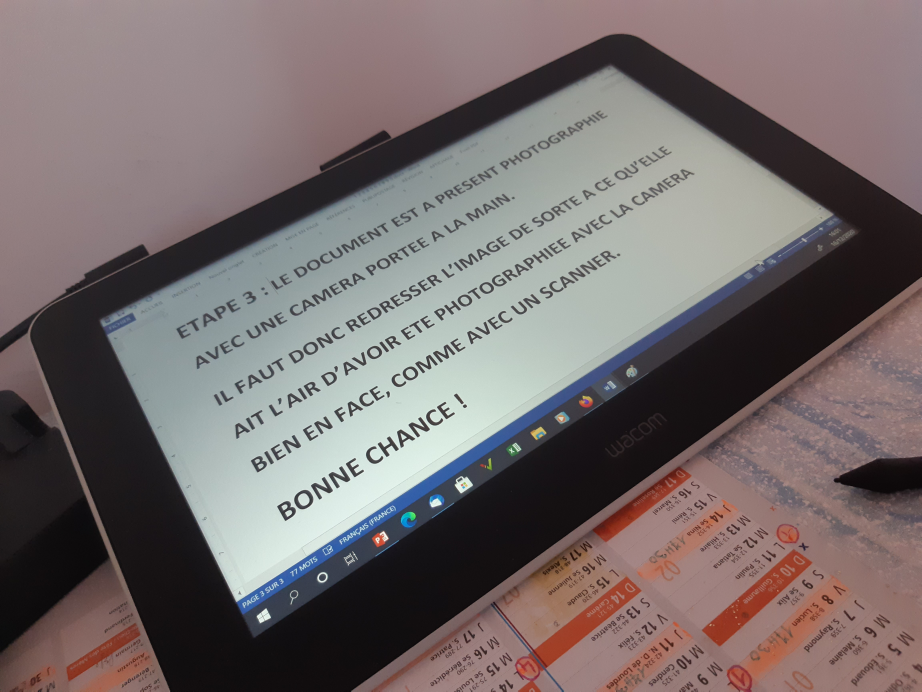
#> input picture image4.jpg, 4608 x 3456 px (shown at 1/5 size)
$ jupyter execute --allow-errors Sujet2_imagerie_numerique_Triaa_Euvrard.ipynb   (shell and % lines are left out)
#> lines starting #> are read from the running program, lines starting #| are printed output that depends on the picture; after the words box and inside, x2 and y2 are one past the last pixel; in counts of white or black regions, pixels touching at a corner belong together
**On importe les packages et on lit l'image dont on veut extraire le texte**

[cell 1]
import numpy as np
import cv2
from matplotlib import pyplot as plt
from mpl_toolkits.axes_grid1 import ImageGrid
import math
import imutils

image = cv2.imread('image4.jpg')
#> image is the input picture: shape (3456, 4608, 3); mean B, G, R 108.5, 108.7, 118.3
plt.imshow(image)

**On extrait les contours de la zone contenant le texte**

[cell 2]
# load the query image, compute the ratio of the old height
# to the new height, clone it, and resize it
ratio = image.shape[0] / 300.0
#> ratio = 11.52
orig = image.copy()
image = imutils.resize(image,height=400)
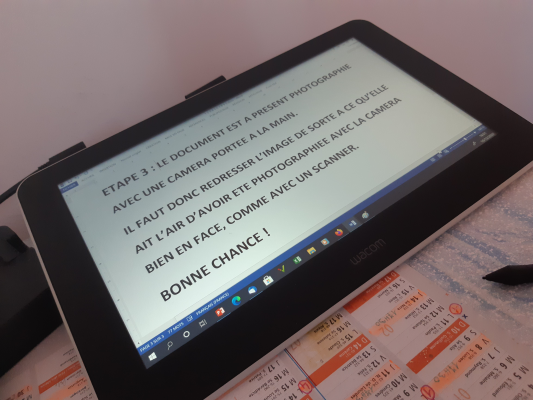
#> image: shape (400, 533, 3); mean B, G, R 108.5, 108.7, 118.3
# convert the image to grayscale, blur it, and find edges
# in the image
gray = cv2.cvtColor(image, cv2.COLOR_BGR2GRAY)
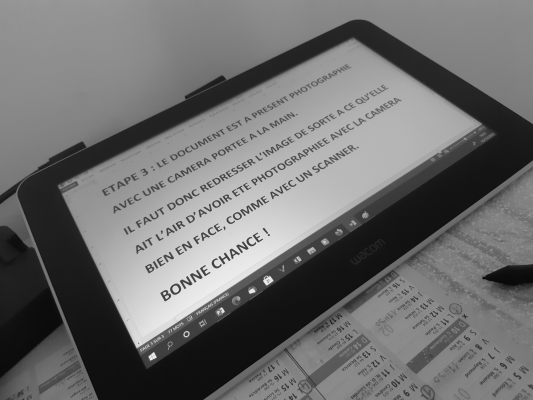
#> gray: shape (400, 533); min 10, max 241, mean 111.5
gray = cv2.bilateralFilter(gray, 11, 17, 17)
edged = cv2.Canny(gray, 30, 200)
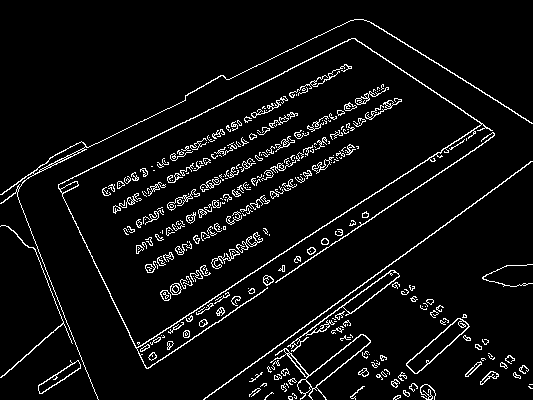
#> edged: shape (400, 533); 5.6% white in thin lines or dots

[cell 3]
# find contours in the edged image, keep only the largest
# ones, and initialize our screen contour
cnts = cv2.findContours(edged.copy(), cv2.RETR_TREE, cv2.CHAIN_APPROX_SIMPLE)
#> cnts = 600 contours, 465 with area under 20; largest, box (x1, y1, x2, y2) and area: (58, 38, 493, 369) 59694, (58, 38, 482, 348) 58970, (270, 334, 371, 400) 1252, (406, 318, 470, 374) 1042, (406, 318, 469, 374) 922
cnts = imutils.grab_contours(cnts)
cnts = sorted(cnts, key = cv2.contourArea, reverse = True)[:10]
#> cnts = 10 contours; largest, box (x1, y1, x2, y2) and area: (58, 38, 493, 369) 59694, (58, 38, 482, 348) 58970, (270, 334, 371, 400) 1252, (406, 318, 470, 374) 1042, (406, 318, 469, 374) 922
screenCnt = None

[cell 4]
# loop over our contours
for c in cnts:
	# approximate the contour
	peri = cv2.arcLength(c, True)
	approx = cv2.approxPolyDP(c, 0.015 * peri, True)
	#print(approx)
    # if our approximated contour has four points, then
	# we can assume that we have found our screen
	if len(approx) == 4:
		screenCnt = approx
		break
#> this loop made 1 pass
#> (peri, screenCnt) on pass 1: (1677, [[492, 130], [351, 38], [58, 188], [148, 368]])

[cell 5]
print(screenCnt)
#| [[[492 130]]
#|  [[351  38]]
#|  [[ 58 188]]
#|  [[148 368]]]

[cell 6]
cv2.drawContours(image, [screenCnt], -1, (0, 255, 0), 3)
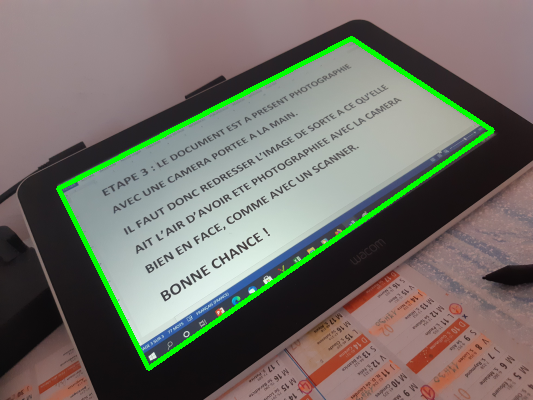
#> image: shape (400, 533, 3); 2.64% of pixels changed, all inside (x1, y1, x2, y2) = (56, 36, 495, 371)
cv2.imshow("image cadree", image)
cv2.waitKey(0)

**On recadre l'image en fonction des coins de la zone contenant le texte**

[cell 7]
import math
import cv2
import scipy.spatial.distance
import numpy as np

#rows est une variable contenant la hauteur de l'image, cols content sa largeur
(rows,cols,_) = image.shape
#> rows = 400; cols = 533

#On trouve le centre de l'image
u0 = (cols)/2.0
#> u0 = 266.5
v0 = (rows)/2.0
#> v0 = 200

# [6 lines of commented-out code are left out]
p = []
p.append((screenCnt[2][0][0],screenCnt[2][0][1]))
p.append((screenCnt[1][0][0],screenCnt[1][0][1]))
p.append((screenCnt[3][0][0],screenCnt[3][0][1]))
p.append((screenCnt[0][0][0],screenCnt[0][0][1]))

#On calcule la distance euclidienne entre les coins supérieurs gauche et droit, et entre les coins inférieur gauche et droit
#w1 et w2 correspondent à la largeur de la nouvelle image recadrée (w1 : largeur entre les coins supérieurs,
#w2 : largeur entre les coins inférieurs).
w1 = scipy.spatial.distance.euclidean(p[0],p[1])
#> w1 = 329.2
w2 = scipy.spatial.distance.euclidean(p[2],p[3])
#> w2 = 418.3

#de la même manière, on calcule la hauteur de la nouvelle image (h1 entre les coins à gauche, h2 entre les coins à droite)
h1 = scipy.spatial.distance.euclidean(p[0],p[2])
#> h1 = 201.2
h2 = scipy.spatial.distance.euclidean(p[1],p[3])
#> h2 = 168.4

#Etant donné que nous avons deux hauteurs et deux largeurs, on prend la hauteur et la largeur maximales
#pour être sur de na pas perdre d'information
w = max(w1,w2)
#> w = 418.3
h = max(h1,h2)
#> h = 201.2

#On calcule le ratio entre la largeur et la hauteur
ar_vis = float(w)/float(h)
#> ar_vis = 2.08

#On transforme les coins en numpy array pour pouvoir faire plus facilement des opérations dessus
m1 = np.array((p[0][0],p[0][1],1)).astype('float32')
#> m1 = [58, 188, 1]
m2 = np.array((p[1][0],p[1][1],1)).astype('float32')
#> m2 = [351, 38, 1]
m3 = np.array((p[2][0],p[2][1],1)).astype('float32')
#> m3 = [148, 368, 1]
m4 = np.array((p[3][0],p[3][1],1)).astype('float32')
#> m4 = [492, 130, 1]

#On calcule la distance focale

k2 = np.dot(np.cross(m1,m4),m3) / np.dot(np.cross(m2,m4),m3)
#> k2 = 1.28
k3 = np.dot(np.cross(m1,m4),m2) / np.dot(np.cross(m3,m4),m2)
#> k3 = 0.738

n2 = k2 * m2 - m1
#> n2 = [390.6, -139.4, 0.278]
n3 = k3 * m3 - m1
#> n3 = [51.19, 83.49, -0.262]

n21 = n2[0]
#> n21 = 390.6
n22 = n2[1]
#> n22 = -139.4
n23 = n2[2]
#> n23 = 0.278

n31 = n3[0]
#> n31 = 51.19
n32 = n3[1]
#> n32 = 83.49
n33 = n3[2]
#> n33 = -0.262

f = math.sqrt(np.abs( (1.0/(n23*n33)) * ((n21*n31 - (n21*n33 + n23*n31)*u0 + n23*n33*u0*u0) +
                                         (n22*n32 - (n22*n33+n23*n32)*v0 + n23*n33*v0*v0))))
#> f = 402.3

A = np.array([[f,0,u0],[0,f,v0],[0,0,1]]).astype('float32')
#> A = [[402.3, 0, 266.5], [0, 402.3, 200], [0, 0, 1]]

At = np.transpose(A)
#> At = [[402.3, 0, 0], [0, 402.3, 0], [266.5, 200, 1]]
Ati = np.linalg.inv(At)
#> Ati = [[0.00249, 0, 0], [0, 0.00249, 0], [-0.662, -0.497, 1]]
Ai = np.linalg.inv(A)
#> Ai = [[0.00249, 0, -0.662], [0, 0.00249, -0.497], [0, 0, 1]]

#On calcule le réel ratio entre la largeur et la hauteur
ar_real = math.sqrt(np.dot(np.dot(np.dot(n2,Ati),Ai),n2)/np.dot(np.dot(np.dot(n3,Ati),Ai),n3))
#> ar_real = 1.85

#On initialise la hauteur et la largeur de la nouvelle image en fonction du ratio calculé précédemment
if ar_real < ar_vis:
    W = int(w)
#> W = 418
    H = int(W / ar_real)
#> H = 226
else:
    H = int(h)
    W = int(ar_real * H)

pts1 = np.array(p).astype('float32')
#> pts1 = [[58, 188], [351, 38], [148, 368], [492, 130]]
pts2 = np.float32([[0,0],[W,0],[0,H],[W,H]])
#> pts2 = [[0, 0], [418, 0], [0, 226], [418, 226]]

#La matrice M correspond à la matrice de transformation de l'image en fonction des nouveaux coins et des nouvelles mesures
M = cv2.getPerspectiveTransform(pts1,pts2)
#> M = [[1.4, -0.698, 50.27], [1.09, 2.13, -463.5], [0.000336, 0.00294, 1]]

#Cette fonction applique la matrice de transformation à l'image
#dst est notre image finale redressée et recadrée
dst = cv2.warpPerspective(image,M,(W,H))
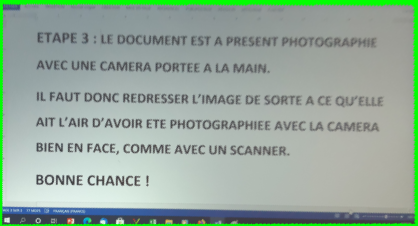
#> dst: shape (226, 418, 3); mean B, G, R 156, 169.6, 149.4

cv2.imshow('dst',dst)
cv2.imwrite('dst.jpg',dst)
cv2.imwrite('proj.png',dst)

cv2.waitKey(0)

**On extrait le texte de l'image**

*Avec Tesseract*

[cell 8]
import cv2
import numpy as np
import pytesseract
from PIL import Image
from pytesseract import image_to_string

#Cette ligne me permet d'utiliser l'outils tesseract, la changer en fonction de l'emplacement de tesseract.exe sur votre ordinateur
pytesseract.pytesseract.tesseract_cmd = r'C:\Program Files\Tesseract-OCR\tesseract.exe'

def get_string(img_path):

    # Lire l'image avec openCV
#> called with img_path = 'dst.jpg'
    img = cv2.imread(img_path)

    # Convertir l'image en niveau de gris
    img = cv2.cvtColor(img, cv2.COLOR_BGR2GRAY)
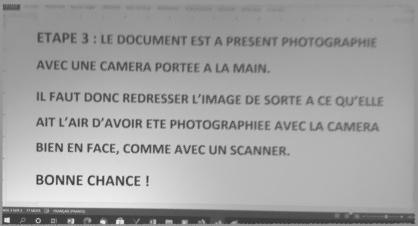
#> img: shape (226, 418); min 53, max 242, mean 162

    # Effectuer des traitements sur l'image pour enlever le bruit
    kernel = np.ones((1, 1), np.uint8)
    img = cv2.dilate(img, kernel, iterations=1)
    img = cv2.erode(img, kernel, iterations=1)

    #  On applique une seuil pour avoir uniquement une image en noir et blanc
    img = cv2.adaptiveThreshold(img, 255, cv2.ADAPTIVE_THRESH_GAUSSIAN_C, cv2.THRESH_BINARY, 31, 2)
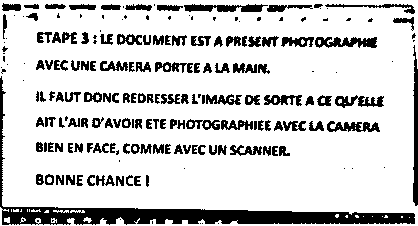
#> img: shape (226, 418); 81.2% white; 190 black regions (58 under 20 px), largest, box (x1, y1, x2, y2) and area: (0, 76, 415, 225) 5588, (413, 45, 418, 206) 615, (184, 4, 268, 12) 464

    # On enregistre l'image après avoior effectué toutes ces modifications
    cv2.imwrite("thres.png", img)

    # Reconnaissance du texte avec tesseract
    result = pytesseract.image_to_string(Image.open("thres.png"))

    return result


print('--- Start recognize text from image ---')

print(get_string("dst.jpg"))
#> (the call stopped at in get_string, `result = pytesseract.image_to_string(Image.open("thres.png"))`: pytesseract is not available in this run)
#> (the rest of this cell did not finish here and is left out)


print("------ Done -------")

$ run again, with image3.jpg copied over image4.jpg
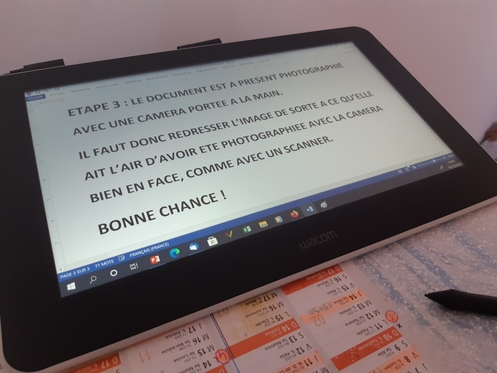
#> input picture image3.jpg, 497 x 373 px
#> image is the input picture: shape (373, 497, 3); mean B, G, R 110.4, 109.5, 119.3
#> `edged = cv2.Canny(gray, 30, 200)`:
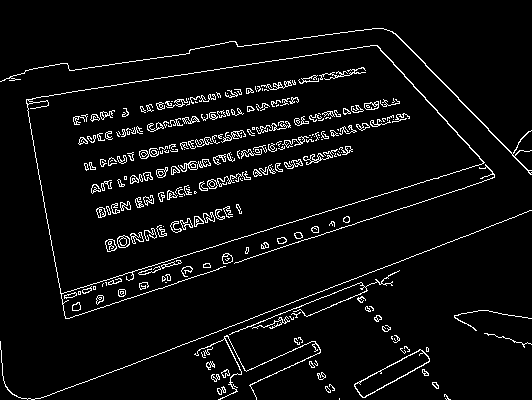
#> edged: shape (400, 532); 5% white in thin lines or dots
#> `cnts = cv2.findContours(edged.copy(), cv2.RETR_TREE, cv2.CHAIN_APPROX_..`: cnts = 518 contours, 376 with area under 20; largest, box (x1, y1, x2, y2) and area: (26, 45, 485, 319) 67279, (27, 45, 484, 294) 67138, (354, 349, 430, 398) 1218, (354, 349, 430, 398) 1133, (0, 28, 532, 175) 166
#> `cnts = sorted(cnts, key = cv2.contourArea, reverse = True)[:10]`: cnts = 10 contours; largest, box (x1, y1, x2, y2) and area: (26, 45, 485, 319) 67279, (27, 45, 484, 294) 67138, (354, 349, 430, 398) 1218, (354, 349, 430, 398) 1133, (0, 28, 532, 175) 166
#> the loop `for c in cnts:` made 1 pass
#> (peri, screenCnt) on pass 1: (1686.2, [[484, 162], [377, 45], [26, 99], [65, 318]])
#| [[[484 162]]
#|  [[377  45]]
#|  [[ 26  99]]
#|  [[ 65 318]]]
#> w1 = 355.1
#> w2 = 447.1
#> h1 = 222.4
#> h2 = 158.5
#> w = 447.1
#> h = 222.4
#> ar_vis = 2.01
#> m1 = [26, 99, 1]
#> m2 = [377, 45, 1]
#> m3 = [65, 318, 1]
#> m4 = [484, 162, 1]
#> k2 = 1.49
#> k3 = 0.713
#> n2 = [535.3, -32, 0.489]
#> n3 = [20.34, 127.7, -0.287]
#> n21 = 535.3
#> n22 = -32
#> n23 = 0.489
#> n31 = 20.34
#> n32 = 127.7
#> n33 = -0.287
#> f = 328.7
#> A = [[328.7, 0, 266], [0, 328.7, 200], [0, 0, 1]]
#> At = [[328.7, 0, 0], [0, 328.7, 0], [266, 200, 1]]
#> Ati = [[0.00304, 0, 0], [0, 0.00304, 0], [-0.809, -0.608, 1]]
#> Ai = [[0.00304, 0, -0.809], [0, 0.00304, -0.608], [0, 0, 1]]
#> ar_real = 1.98
#> W = 447
#> H = 225
#> pts1 = [[26, 99], [377, 45], [65, 318], [484, 162]]
#> pts2 = [[0, 0], [447, 0], [0, 225], [447, 225]]
#> M = [[1.01, -0.18, -8.46], [0.262, 1.7, -175.5], [-0.000772, 0.00237, 1]]
#> in get_string, `img = cv2.adaptiveThreshold(img, 255, cv2.ADAPTIVE_THRESH_GAUSSIAN_C, ..`:
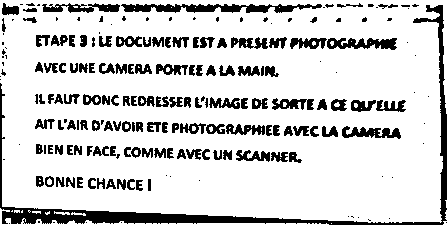
#> img: shape (225, 447); 82.4% white; 196 black regions (68 under 20 px), largest, box (x1, y1, x2, y2) and area: (0, 5, 447, 225) 4691, (121, 4, 322, 13) 1139, (327, 38, 397, 50) 543

$ run again, with dst.jpg copied over image4.jpg
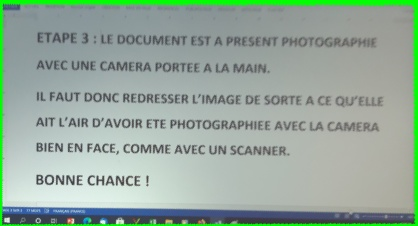
#> input picture dst.jpg, 418 x 226 px
#> image is the input picture: shape (226, 418, 3); mean B, G, R 156.1, 169.6, 149.4
#> image: shape (400, 739, 3)
#> `gray = cv2.cvtColor(image, cv2.COLOR_BGR2GRAY)`:
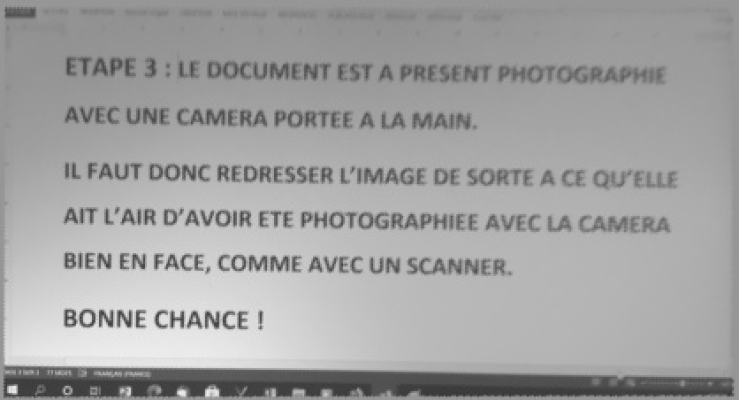
#> gray: shape (400, 739); min 54, max 242, mean 162
#> `edged = cv2.Canny(gray, 30, 200)`:
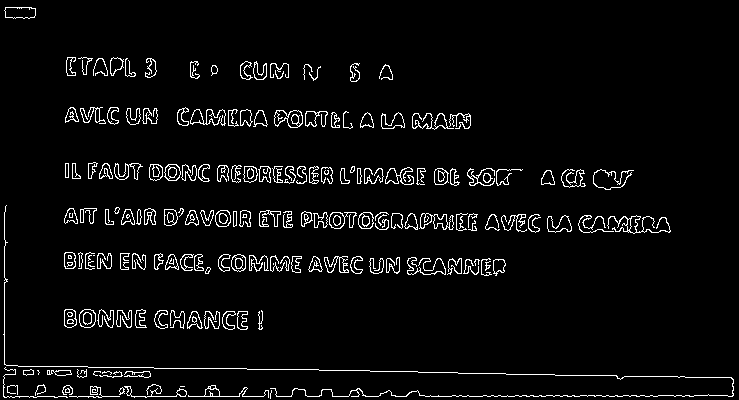
#> edged: shape (400, 739); 4.5% white in thin lines or dots
#> `cnts = cv2.findContours(edged.copy(), cv2.RETR_TREE, cv2.CHAIN_APPROX_..`: cnts = 337 contours, 136 with area under 20; largest, box (x1, y1, x2, y2) and area: (274, 110, 303, 128) 354, (4, 7, 36, 19) 302, (419, 213, 454, 230) 298, (4, 7, 36, 19) 295, (79, 309, 96, 328) 250
#> `cnts = sorted(cnts, key = cv2.contourArea, reverse = True)[:10]`: cnts = 10 contours; largest, box (x1, y1, x2, y2) and area: (274, 110, 303, 128) 354, (4, 7, 36, 19) 302, (419, 213, 454, 230) 298, (4, 7, 36, 19) 295, (79, 309, 96, 328) 250
#> the loop `for c in cnts:` made 10 passes
#> peri on passes 1 to 8: 102.7, 82.97, 165.5, 85.94, 59.8, 57.46, 98.43, 94.67

$ run again, with image_test.jpg copied over image4.jpg
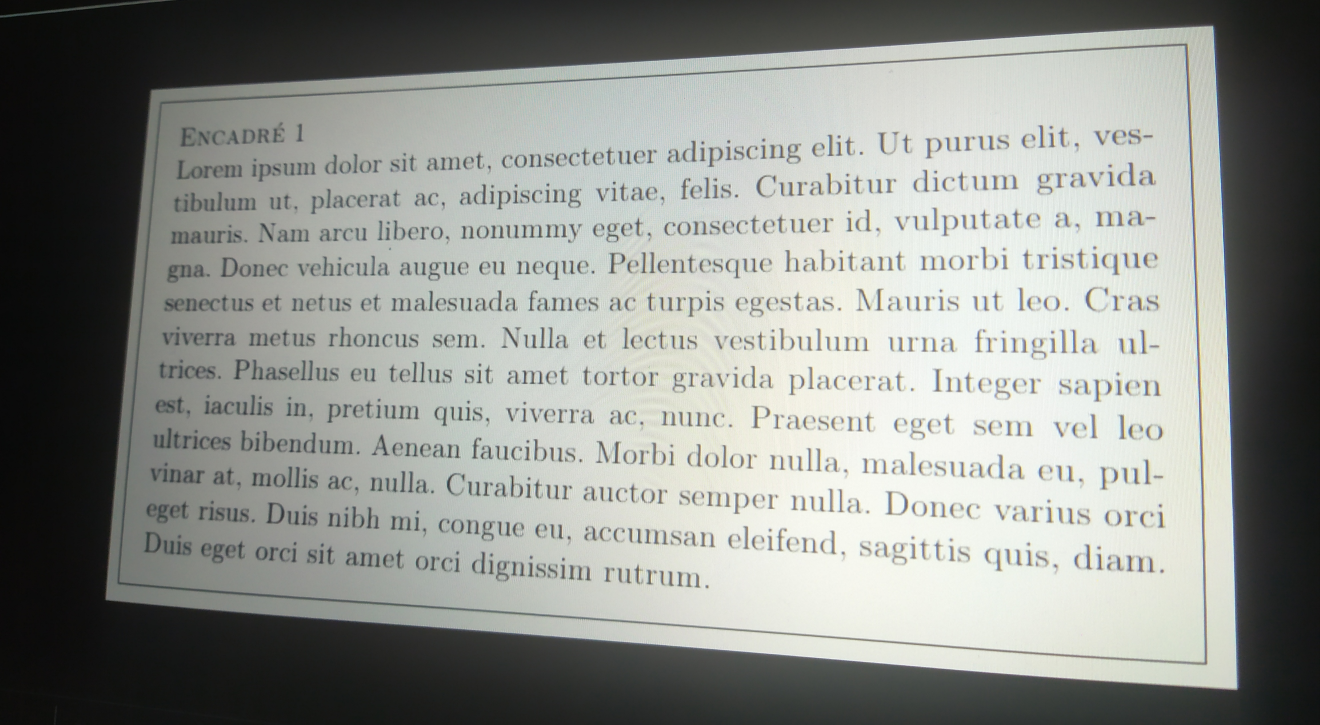
#> input picture image_test.jpg, 3959 x 2175 px (shown at 1/3 size)
#> image is the input picture: shape (2175, 3959, 3); mean B, G, R 140.7, 145.5, 142.9
#> edged: shape (400, 728); 8.9% white in thin lines or dots, all inside (x1, y1, x2, y2) = (0, 0, 683, 381)
#> `cnts = cv2.findContours(edged.copy(), cv2.RETR_TREE, cv2.CHAIN_APPROX_..`: cnts = 2058 contours, 1744 with area under 20; largest, box (x1, y1, x2, y2) and area: (58, 14, 683, 381) 197100, (58, 14, 683, 381) 197098, (64, 23, 667, 368) 177259, (66, 25, 665, 366) 175657, (98, 88, 134, 100) 162
#> `cnts = sorted(cnts, key = cv2.contourArea, reverse = True)[:10]`: cnts = 10 contours; largest, box (x1, y1, x2, y2) and area: (58, 14, 683, 381) 197100, (58, 14, 683, 381) 197098, (64, 23, 667, 368) 177259, (66, 25, 665, 366) 175657, (98, 88, 134, 100) 162
#> the loop `for c in cnts:` made 1 pass
#> (peri, screenCnt) on pass 1: (1907.9, [[669, 14], [83, 49], [58, 330], [682, 380]])
#| [[[669  14]]
#|  [[ 83  49]]
#|  [[ 58 330]]
#|  [[682 380]]]
#> w1 = 282.1
#> w2 = 366.2
#> h1 = 626
#> h2 = 587
#> w = 366.2
#> h = 626
#> ar_vis = 0.585
#> m1 = [58, 330, 1]
#> m2 = [83, 49, 1]
#> m3 = [682, 380, 1]
#> m4 = [669, 14, 1]
#> k2 = 1.06
#> k3 = 0.762
#> n2 = [29.94, -278.1, 0.0596]
#> n3 = [461.7, -40.42, -0.238]
#> n21 = 29.94
#> n22 = -278.1
#> n23 = 0.0596
#> n31 = 461.7
#> n32 = -40.42
#> n33 = -0.238
#> f = 415.8
#> A = [[415.8, 0, 364], [0, 415.8, 200], [0, 0, 1]]
#> At = [[415.8, 0, 0], [0, 415.8, 0], [364, 200, 1]]
#> Ati = [[0.00241, 0, 0], [0, 0.00241, 0], [-0.875, -0.481, 1]]
#> Ai = [[0.00241, 0, -0.875], [0, 0.00241, -0.481], [0, 0, 1]]
#> ar_real = 0.523
#> W = 366
#> H = 700
#> pts1 = [[58, 330], [83, 49], [682, 380], [669, 14]]
#> pts2 = [[0, 0], [366, 0], [0, 700], [366, 700]]
#> M = [[0.11, -1.37, 445.2], [1.64, 0.146, -143.2], [0.000539, 0.000272, 1]]
#> in get_string, `img = cv2.adaptiveThreshold(img, 255, cv2.ADAPTIVE_THRESH_GAUSSIAN_C, ..`:
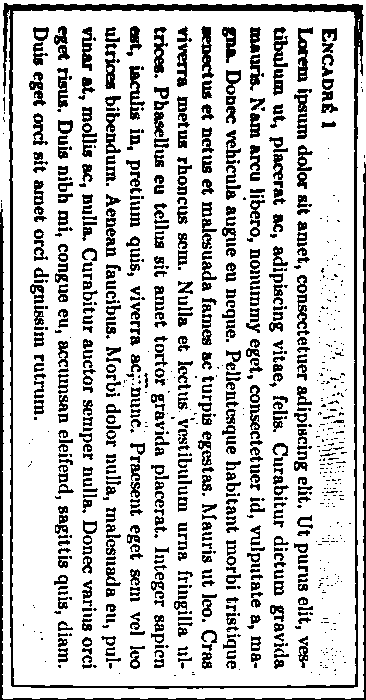
#> img: shape (700, 366); 79.1% white; 950 black regions (381 under 20 px), largest, box (x1, y1, x2, y2) and area: (3, 3, 364, 689) 7400, (0, 162, 366, 700) 3348, (297, 27, 313, 82) 403
